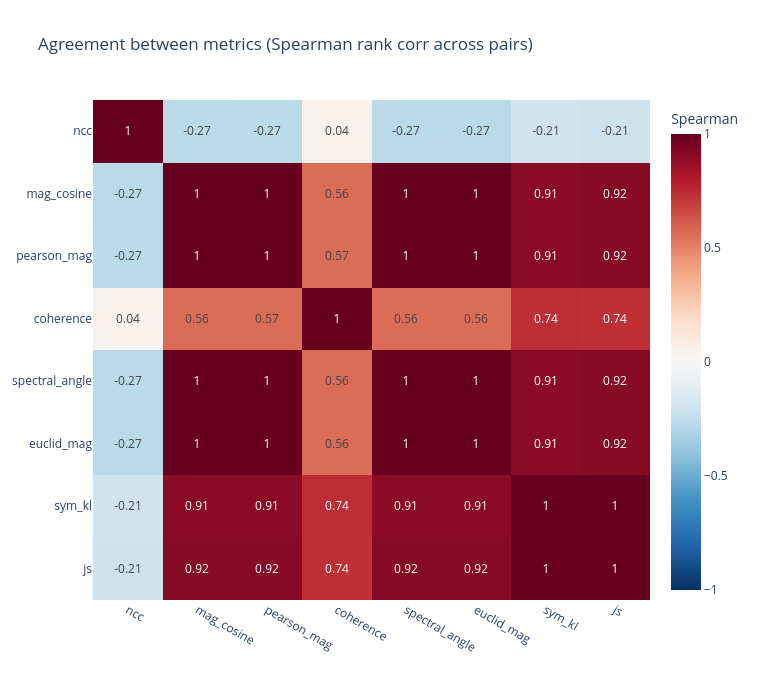

The notebook cell saved with this chart:
### Markdown cell above
## Do the metrics agree? (rank correlation across pairs)

If two metrics rank the position pairs the same way (which pairs are most similar), they carry the
same information and you only need one. We orient every metric as a **distance** (flip similarities)
and compute Spearman rank correlation across the pairs. Blocks of high correlation = redundant metrics.

### Code cell
# Orient all metrics as distances (high = different), then Spearman-correlate across pairs.
oriented = pd.DataFrame(index=pair_df.index)
for name, (kind, _fn) in METRICS.items():
    oriented[name] = -pair_df[name] if kind == 'sim' else pair_df[name]

corr = oriented.corr(method='spearman')

fig = go.Figure(go.Heatmap(
    z=corr.values, x=corr.columns, y=corr.index, zmin=-1, zmax=1, colorscale='RdBu',
    reversescale=True, text=corr.round(2).values, texttemplate='%{text}',
    colorbar=dict(title='Spearman')))
fig.update_layout(title='Agreement between metrics (Spearman rank corr across pairs)',
                  width=760, height=680)
fig.update_yaxes(autorange='reversed')
fig.show()
corr.round(3)

### Figure 1 — Plotly figure (JSON) as saved in the notebook; plotly's stock layout.template omitted (floating-point values rounded to 4 significant figures)
{"data": [{"colorbar": {"title": {"text": "Spearman"}}, "colorscale": [[0, "rgb(103,0,31)"], [0.1, "rgb(178,24,43)"], [0.2, "rgb(214,96,77)"], [0.3, "rgb(244,165,130)"], [0.4, "rgb(253,219,199)"], [0.5, "rgb(247,247,247)"], [0.6, "rgb(209,229,240)"], [0.7, "rgb(146,197,222)"], [0.8, "rgb(67,147,195)"], [0.9, "rgb(33,102,172)"], [1, "rgb(5,48,97)"]], "reversescale": true, "text": [[1.0, -0.27, -0.27, 0.04, -0.27, -0.27, -0.21, -0.21], [-0.27, 1.0, 1.0, 0.56, 1.0, 1.0, 0.91, 0.92], [-0.27, 1.0, 1.0, 0.57, 1.0, 1.0, 0.91, 0.92], [0.04, 0.56, 0.57, 1.0, 0.56, 0.56, 0.74, 0.74], [-0.27, 1.0, 1.0, 0.56, 1.0, 1.0, 0.91, 0.92], [-0.27, 1.0, 1.0, 0.56, 1.0, 1.0, 0.91, 0.92], [-0.21, 0.91, 0.91, 0.74, 0.91, 0.91, 1.0, 1.0], [-0.21, 0.92, 0.92, 0.74, 0.92, 0.92, 1.0, 1.0]], "texttemplate": "%{text}", "type": "heatmap", "x": ["ncc", "mag_cosine", "pearson_mag", "coherence", "spectral_angle", "euclid_mag", "sym_kl", "js"], "y": ["ncc", "mag_cosine", "pearson_mag", "coherence", "spectral_angle", "euclid_mag", "sym_kl", "js"], "z": [[1.0, -0.2736, -0.2713, 0.03742, -0.2736, -0.2736, -0.2061, -0.2145], [-0.2736, 1.0, 0.9996, 0.565, 1.0, 1.0, 0.905, 0.915], [-0.2713, 0.9996, 1.0, 0.5663, 0.9996, 0.9996, 0.9059, 0.9159], [0.03742, 0.565, 0.5663, 1.0, 0.565, 0.565, 0.7411, 0.7353], [-0.2736, 1.0, 0.9996, 0.565, 1.0, 1.0, 0.905, 0.915], [-0.2736, 1.0, 0.9996, 0.565, 1.0, 1.0, 0.905, 0.915], [-0.2061, 0.905, 0.9059, 0.7411, 0.905, 0.905, 1.0, 0.9988], [-0.2145, 0.915, 0.9159, 0.7353, 0.915, 0.915, 0.9988, 1.0]], "zmax": 1, "zmin": -1}], "layout": {"height": 680, "title": {"text": "Agreement between metrics (Spearman rank corr across pairs)"}, "width": 760, "yaxis": {"autorange": "reversed"}}}
